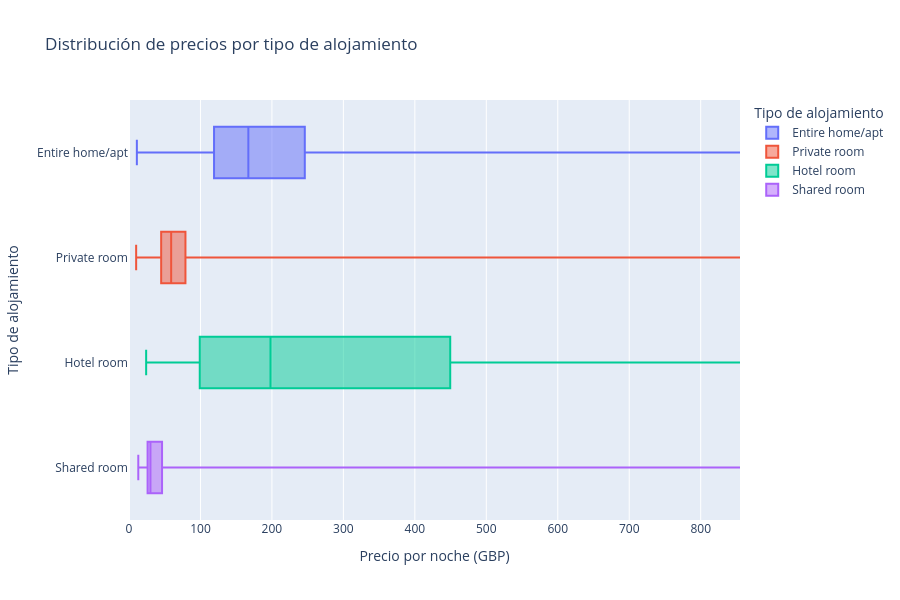

Source (notebook cell):
### Markdown cell above
## Boxplot sobre la base final
Se repite el análisis de precios por tipo de alojamiento, pero ya usando `df_london_core` como base definitiva.

### Code cell
df_plot = df_london_core.copy()

preferred_order = ["Entire home/apt", "Private room", "Hotel room", "Shared room"]
present = [x for x in preferred_order if x in df_plot["room_type"].unique()]
others = sorted([x for x in df_plot["room_type"].unique() if x not in present])
order = present + others

fig = px.box(
    df_plot,
    y="room_type",
    x="price",
    color="room_type",
    category_orders={"room_type": order},
    points=False,
    title="Distribución de precios por tipo de alojamiento"
)

fig.update_xaxes(range=[0, df_plot["price"].quantile(0.99)])

fig.update_layout(
    xaxis_title="Precio por noche (GBP)",
    yaxis_title="Tipo de alojamiento",
    legend_title="Tipo de alojamiento",
    height=600
)

fig.show()

tabla_resumen = (
    df_plot.groupby("room_type")["price"]
    .agg(
        cantidad="count",
        minimo="min",
        q1=lambda x: x.quantile(0.25),
        mediana="median",
        q3=lambda x: x.quantile(0.75),
        maximo="max"
    )
    .reindex(order)
    .round(0)
)

tabla_resumen

### Figure 1 — Plotly figure (JSON) as saved in the notebook; plotly's stock layout.template omitted (floating-point values rounded to 4 significant figures; data arrays with more than 128 entries replaced by an {"elided": "..."} marker saying what was removed)
{"data": [{"alignmentgroup": "True", "boxpoints": false, "hovertemplate": "room_type=%{y}<br>price=%{x}<extra></extra>", "legendgroup": "Entire home/apt", "marker": {"color": "#636efa"}, "name": "Entire home/apt", "notched": false, "offsetgroup": "Entire home/apt", "orientation": "h", "showlegend": true, "type": "box", "x": {"elided": "30595 float values"}, "x0": " ", "xaxis": "x", "y": {"elided": "30595 str values"}, "y0": " ", "yaxis": "y"}, {"alignmentgroup": "True", "boxpoints": false, "hovertemplate": "room_type=%{y}<br>price=%{x}<extra></extra>", "legendgroup": "Private room", "marker": {"color": "#EF553B"}, "name": "Private room", "notched": false, "offsetgroup": "Private room", "orientation": "h", "showlegend": true, "type": "box", "x": {"elided": "13242 float values"}, "x0": " ", "xaxis": "x", "y": {"elided": "13242 str values"}, "y0": " ", "yaxis": "y"}, {"alignmentgroup": "True", "boxpoints": false, "hovertemplate": "room_type=%{y}<br>price=%{x}<extra></extra>", "legendgroup": "Hotel room", "marker": {"color": "#00cc96"}, "name": "Hotel room", "notched": false, "offsetgroup": "Hotel room", "orientation": "h", "showlegend": true, "type": "box", "x": [79.0, 198.0, 142.0, 249.0, 133.0, 305.0, 900.0, 275.0, 542.0, 66.0, 101.0, 72.0, 79.0, 93.0, 93.0, 487.0, 253.0, 437.0, 305.0, 180.0, 156.0, 114.0, 1490.0, 1490.0, 1490.0, 80.0, 108.0, 175.0, 46.0, 1490.0, 1490.0, 305.0, 1490.0, 188.0, 218.0, 280.0, 24.0], "x0": " ", "xaxis": "x", "y": ["Hotel room", "Hotel room", "Hotel room", "Hotel room", "Hotel room", "Hotel room", "Hotel room", "Hotel room", "Hotel room", "Hotel room", "Hotel room", "Hotel room", "Hotel room", "Hotel room", "Hotel room", "Hotel room", "Hotel room", "Hotel room", "Hotel room", "Hotel room", "Hotel room", "Hotel room", "Hotel room", "Hotel room", "Hotel room", "Hotel room", "Hotel room", "Hotel room", "Hotel room", "Hotel room", "Hotel room", "Hotel room", "Hotel room", "Hotel room", "Hotel room", "Hotel room", "Hotel room"], "y0": " ", "yaxis": "y"}, {"alignmentgroup": "True", "boxpoints": false, "hovertemplate": "room_type=%{y}<br>price=%{x}<extra></extra>", "legendgroup": "Shared room", "marker": {"color": "#ab63fa"}, "name": "Shared room", "notched": false, "offsetgroup": "Shared room", "orientation": "h", "showlegend": true, "type": "box", "x": {"elided": "145 float values"}, "x0": " ", "xaxis": "x", "y": {"elided": "145 str values"}, "y0": " ", "yaxis": "y"}], "layout": {"boxmode": "overlay", "height": 600, "legend": {"title": {"text": "Tipo de alojamiento"}, "tracegroupgap": 0}, "title": {"text": "Distribución de precios por tipo de alojamiento"}, "xaxis": {"anchor": "y", "domain": [0, 1], "range": [0, 855], "title": {"text": "Precio por noche (GBP)"}}, "yaxis": {"anchor": "x", "categoryarray": ["Shared room", "Hotel room", "Private room", "Entire home/apt"], "categoryorder": "array", "domain": [0, 1], "title": {"text": "Tipo de alojamiento"}}}}
